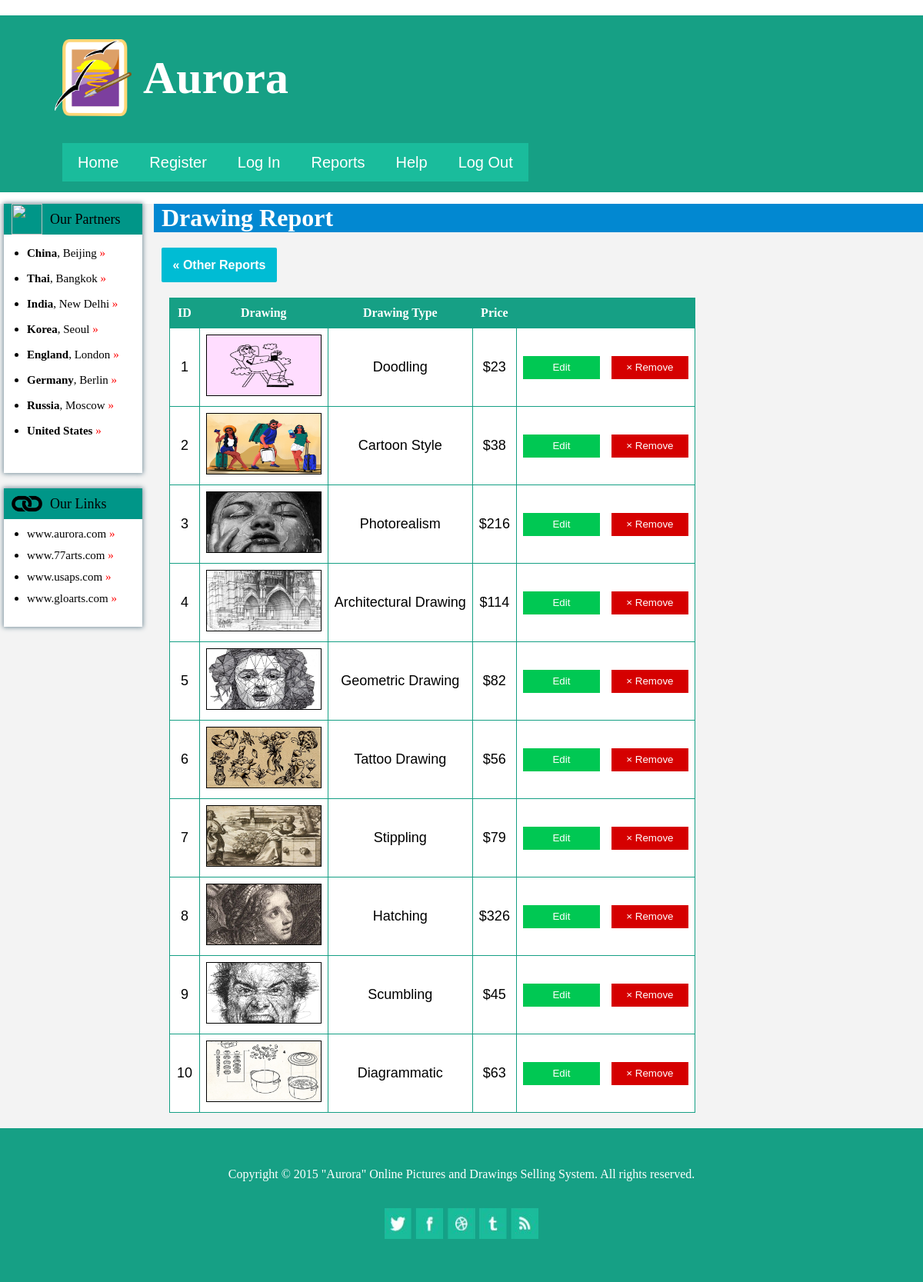
The app's page /drawingreport.php with its own data.
### tables this page shows
CREATE TABLE `drawing` (
  `DrawingID` int(4) NOT NULL,
  `DrawingPicture` varchar(50) DEFAULT NULL,
  `DrawingType` varchar(50) DEFAULT NULL,
  `Price` varchar(50) DEFAULT NULL
);

### drawingreport.php (the view, shortened to what this page needs)
<!DOCTYPE html>
<html lang="en">
<head>
	<link rel="stylesheet" href="css/style.css">
</head>
<body>
	<div id="container">
		<header>
			<div id="logo">
				<img src="images/system/logo.png" alt="">
				<h1>Aurora</h1>
			</div>
			<ul>
				<li><a href="index.php">Home</a></li>
				<li><a href="register.php">Register</a></li>
				<li><a href="login.php">Log In</a></li>
				<li><a href="report.php">Reports</a></li>
				<li><a href="help.docx">Help</a></li>
				<li><a href="alogout.php">Log Out</a></li>
			</ul>
		</header>
		<div id="content">
			<div id="sidebar">
				<div id="partners">
					<div class="title">
						<img src="images/system/partners.png" alt="">
						<h2>Our Partners</h2>
					</div>
					<ul>
						<li><a href=""><b>China</b>, Beijing <span>&raquo;</span> </a></li>
						<li><a href=""><b>Thai</b>, Bangkok <span>&raquo;</span> </a></li>
						<li><a href=""><b>India</b>, New Delhi <span>&raquo;</span></a></li>
						<li><a href=""><b>Korea</b>, Seoul <span>&raquo;</span></a></li>
						<li><a href=""><b>England</b>, London <span>&raquo;</span></a></li>
						<li><a href=""><b>Germany</b>, Berlin <span>&raquo;</span></a></li>
						<li><a href=""><b>Russia</b>, Moscow <span>&raquo;</span></a></li>
						<li><a href=""><b>United States</b> <span>&raquo;</span></a></li>
					</ul>
				</div>
				<div id="useful">
					<div class="title">
						<img src="images/system/link.png" alt="">
						<h2>Our Links</h2>
					</div>
					<ul>
						<li><a href="">www.aurora.com <span>&raquo;</span></a></li>
						<li><a href="">www.77arts.com <span>&raquo;</span></a></li>
						<li><a href="">www.usaps.com <span>&raquo;</span></a></li>
						<li><a href="">www.gloarts.com <span>&raquo;</span></a></li>
					</ul>
				</div>
			</div>
			<div id="drawingreport">
				<h1>Drawing Report</h1>
				<div id="report">
						<p>&laquo; Other Reports</p>
						<a href="report.php"></a>
					</div>
					<?php
						include "DBconnection.php";
						$sql =  "SELECT * FROM drawing";
						$result = mysqli_query($conn,$sql);
						$num = mysqli_num_rows($result);
						if($num==0){
							echo "<div class='noorder'><h2>No Results Found !</h2></div>";
						}
						else{
							echo "<table>";
							echo "<tr>";
							echo "<th>ID</th>";
							echo "<th>Drawing</th>";
							echo "<th>Drawing Type</th>";
							echo "<th>Price</th>";
							echo "</tr>";
							while ($row = mysqli_fetch_array($result)) {
								echo "<tr>";
								echo "<td>".$row['DrawingID']."</td>";
								echo "<td><img src='images//".$row['DrawingPicture']."'></td>";
								echo "<td>".$row['DrawingType']."</td>";
								echo "<td>$".$row['Price']."</td>";
								echo "<td><a href='drawingedit.php?id=".$row['DrawingID']."'><button class='edit'>Edit</button></a>";
								echo "<a href='drawingremove.php?id=".$row['DrawingID']."'><button>&times; Remove</button></a></td>";
								echo "</tr>";
							}
							echo "</table>";
						}
					?>
			</div>
		</div>
		<footer>
			<div id="foot">
				<p>Copyright © 2015 "Aurora" Online Pictures and Drawings Selling System. All rights reserved.</p>
				<div id="ico">
					<a href=""><img src="images/system/foot.jpg" alt=""></a>
				</div>
			</div>
		</footer>
	</div>
</body>
</html>

### css/style.css (style rules this page uses)
* { padding: 0; margin: 0; box-sizing: border-box; text-decoration: none; }
#container { width: 1200px; height: 1000px; margin: 20px auto; }
header { width: 1200px; height: 230px; border: 1px solid transparent; background: #16A085; }
#content { width: 1200px; margin-top: 15px; background: #F3F3F3; }
footer { width: 1200px; height: 200px; color: white; background: #16A085; border: 1px solid transparent; }
footer #foot { width: 750px; height: 100px; margin: 50px auto; }
footer #foot p { text-align: center; }
footer #foot #ico { width: 200px; height: 40px; margin: 35px auto; }
footer #foot #ico img { width: 200px; height: 40px; }

### css/header.css (style rules this page uses)
header #logo { width: 350px; height: 100px; margin-top: 30px; margin-left: 70px; }
header #logo img { width: 100px; height: 100px; float: left; }
header #logo h1 { font-size: 60px; line-height: 100px; margin-left: 15px; float: left; color: white; }
header ul { margin-left: 80px; margin-top: 35px; list-style: none; }
header ul li { padding: 0 20px; height: 50px; line-height: 50px; float: left; text-align: center; background: #1ABC9C; }
header ul li a { font-family: "Helvetica"; font-size: 20px; text-decoration: none; color: white; }

### css/sidebar.css (style rules this page uses)
#content #sidebar { width: 200px; padding-left: 5px; float: left; }
#content #sidebar #partners { width: 180px; height: 350px; margin-right: 20px; background: #fff; box-shadow: 0px 0px 6px 1px #78909c; }
#content .title { width: 180px; height: 40px; background: #009688; }
#content .title img { width: 40px; height: 40px; margin: 0px 10px; float: left; }
#content .title h2 { font-size: 18px; line-height: 40px; font-weight: normal; font-family: "Rockwell"; float: left; }
#content #partners ul { margin-left: 30px; margin-top: 10px; font-family: "Microsoft Sans Serif"; }
#content #partners ul li { margin-top: 15px; }
#content #partners ul li a { font-size: 15px; text-decoration: none; color: #000; }
#content #partners ul li a span { color: red; }
#content #useful { width: 180px; height: 180px; margin-top: 20px; margin-right: 20px; margin-bottom: 10px; background: #fff; box-shadow: 0px 0px 6px 1px #78909c; }
#content #useful ul { margin-left: 30px; margin-top: 10px; font-family: "Microsoft Sans Serif"; }
#content #useful ul li { margin-top: 10px; }
#content #useful ul li a { font-size: 15px; text-decoration: none; color: #000; }
#content #useful ul li a span { color: red; }

### css/drawingreport.css (style rules this page uses)
#content #drawingreport { width: 1000px; min-height: 500px; float: left; }
#content #drawingreport h1 { background: #0288d1; color: #fff; padding-left: 10px; }
#content #drawingreport table { margin: 20px; border-spacing: 1px; background: #16A085; }
#content #drawingreport th { color: white; padding: 10px; }
#content #drawingreport table td { background: white; border-collapse: collapse; font-size: 18px; padding: 8px; text-align: center; font-family: "Arial"; }
#content #drawingreport table td img { width: 150px; height: 80px; border: 1px solid black; }
#content #drawingreport table td button { background: #D50000; width: 100px; height: 30px; color: #fff; font-family: "Arial"; border: none; cursor: pointer; }
#content #drawingreport table td .edit { margin-right: 15px; background: #00c853; }

### css/report.css (style rules this page uses)
#content #report { position: relative; text-align: center; font-family: "Arial"; width: 150px; height: 45px; color: #fff; background: #00bcd4; border-radius: 2px; margin-top: 20px; margin-left: 10px; }
#content #report p { line-height: 45px; font-weight: bold; }
#content #report a { position: absolute; width: 100%; height: 100%; top: 0; left: 0; }

### records on screen
drawing: DrawingID "1", DrawingPicture (picture), DrawingType "Doodling", Price "23"
drawing: DrawingID "2", DrawingPicture (picture), DrawingType "Cartoon Style", Price "38"
drawing: DrawingID "3", DrawingPicture (picture), DrawingType "Photorealism", Price "216"
drawing: DrawingID "4", DrawingPicture (picture), DrawingType "Architectural Drawing", Price "114"
drawing: DrawingID "5", DrawingPicture (picture), DrawingType "Geometric Drawing", Price "82"
drawing: DrawingID "6", DrawingPicture (picture), DrawingType "Tattoo Drawing", Price "56"
drawing: DrawingID "7", DrawingPicture (picture), DrawingType "Stippling", Price "79"
drawing: DrawingID "8", DrawingPicture (picture), DrawingType "Hatching", Price "326"
drawing: DrawingID "9", DrawingPicture (picture), DrawingType "Scumbling", Price "45"
drawing: DrawingID "10", DrawingPicture (picture), DrawingType "Diagrammatic", Price "63"
